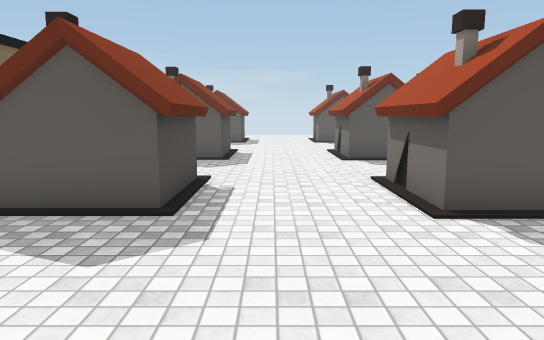
View 1 (above)

24 first-person views from a walk through a scene from a Unity 3-D project. The camera is 1.4 m above the floor, tilts 8° down and sees 70° across. The floor is counted in squares, 1 m on a side. Each view is taken from the middle of a square. On the plan, view 1 faces up. The plan holds only what a view shows up to about 16 squares ahead; the rest is blank. The place goes on beyond the plan. Some surface patterns are stand-ins.

View 2
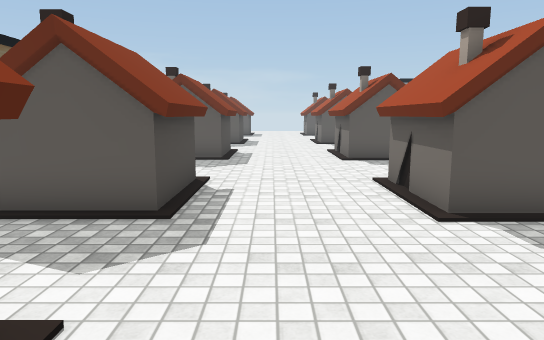

View 3
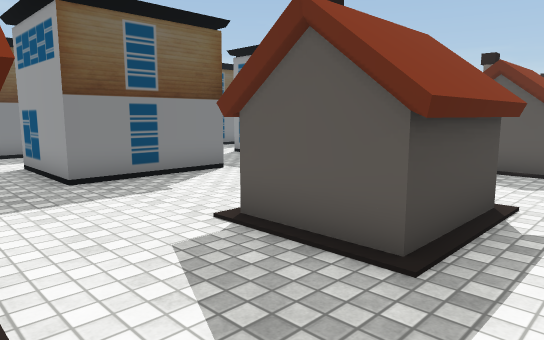

View 4
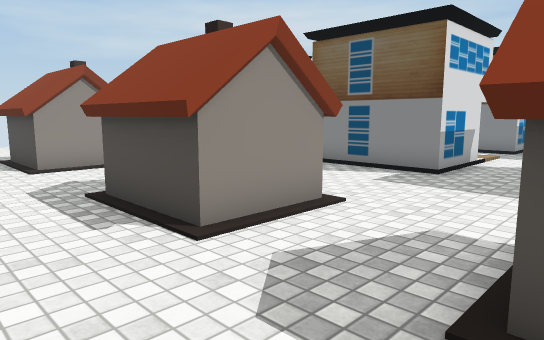

View 5
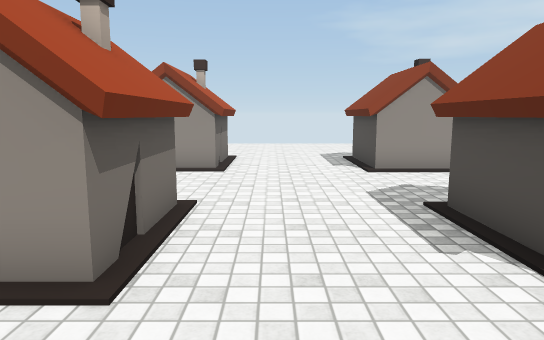

View 6
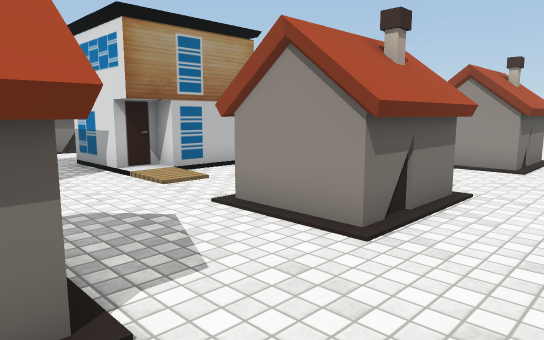

View 7
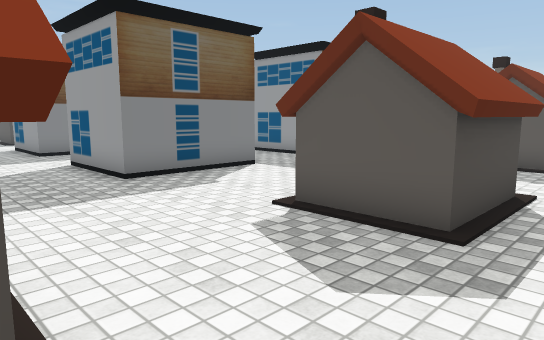

View 8
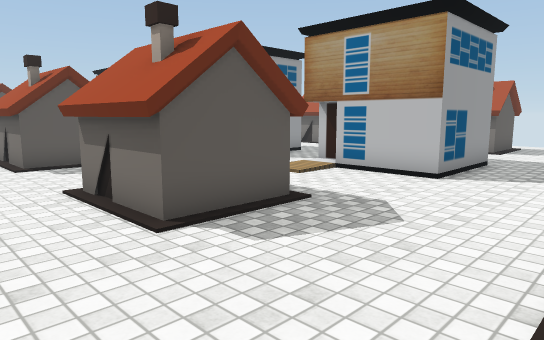

View 9
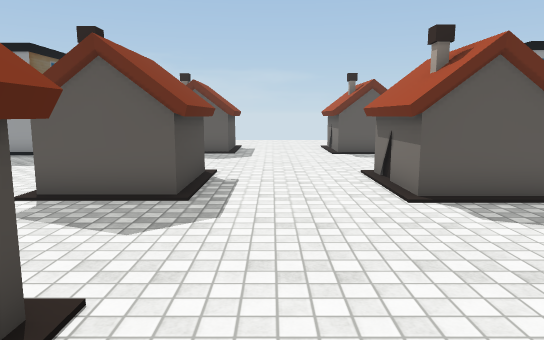

View 10
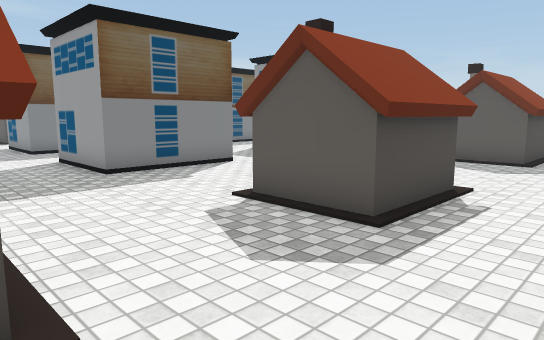

View 11
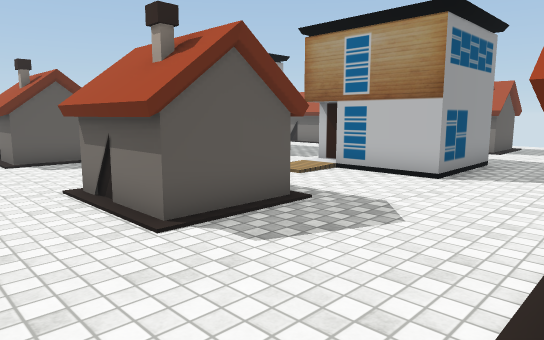

View 12
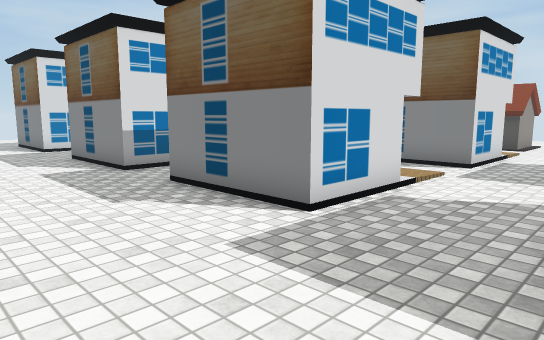

View 13
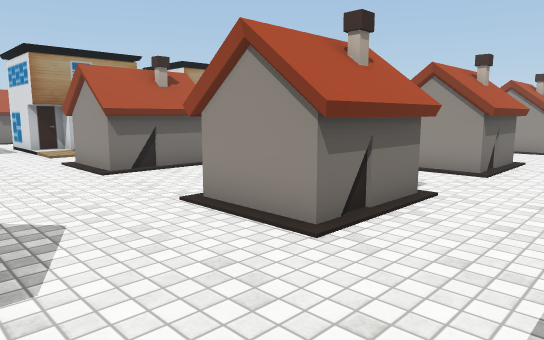

View 14
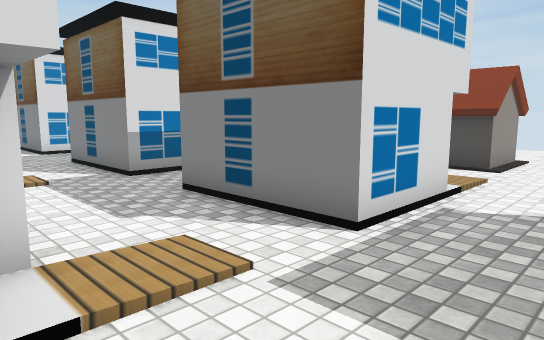

View 15
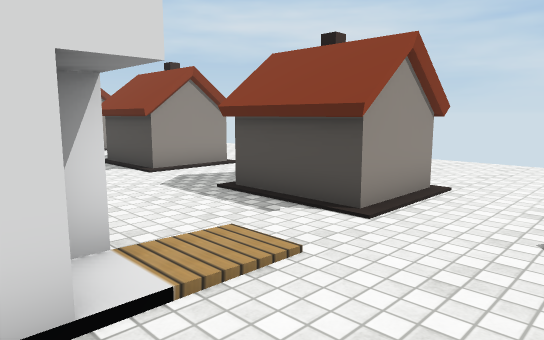

View 16
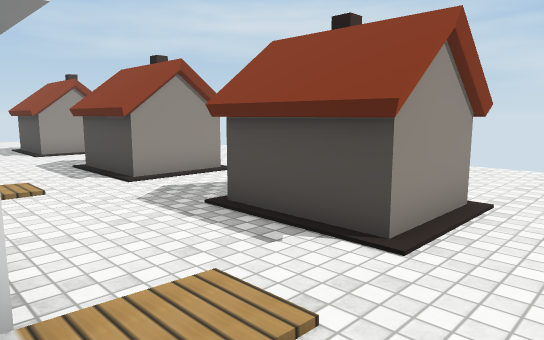

View 17
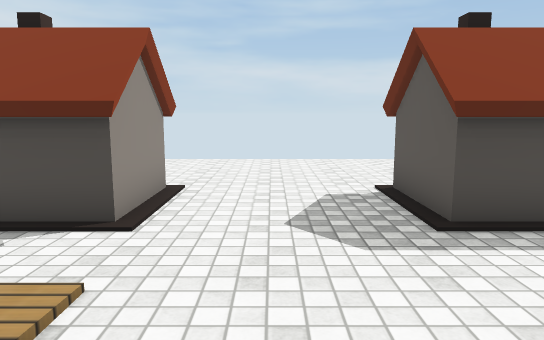

View 18
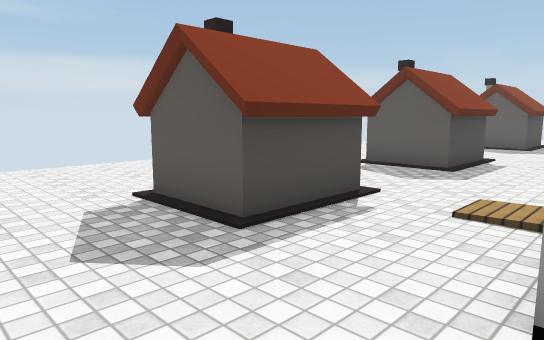

View 19
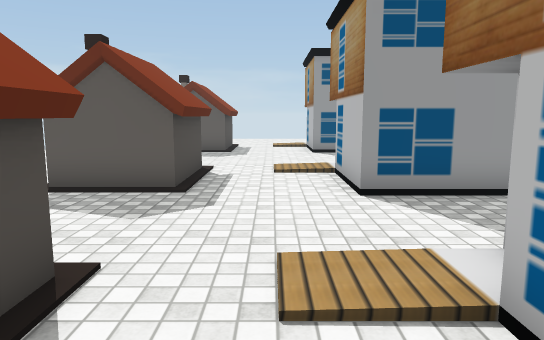

View 20
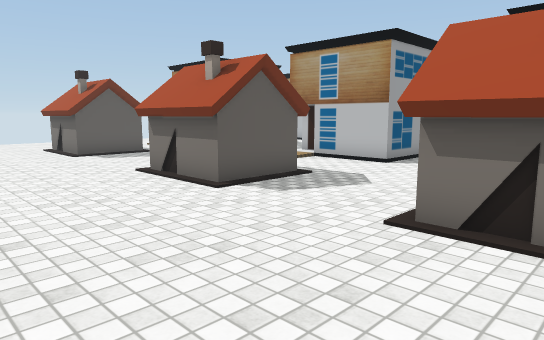

View 21
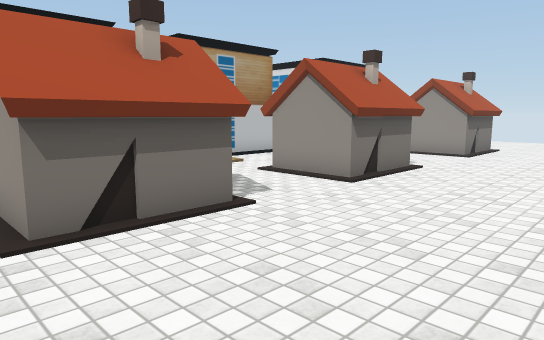

View 22
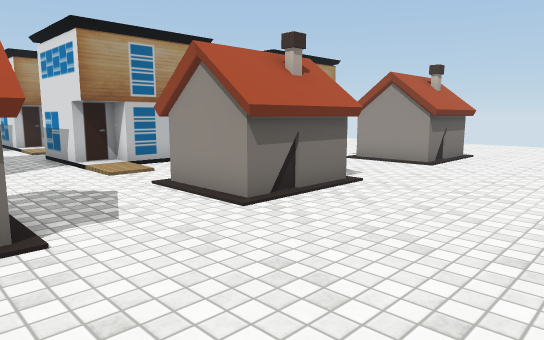

View 23
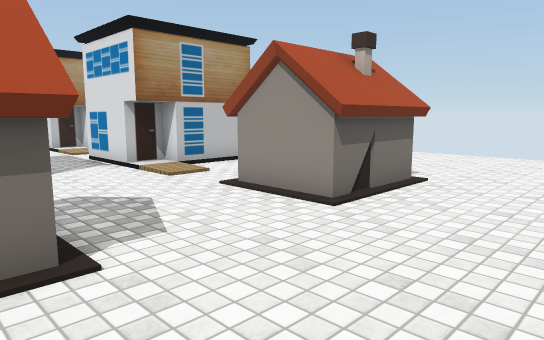

View 24
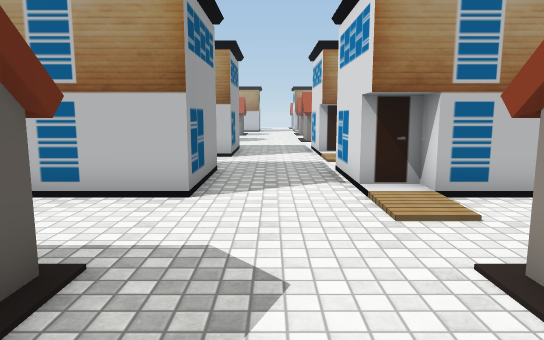

### Floor plan
Key: @ floor where view 1 was taken; . floor; H house; O other object.
Columns run from 29 left of view 1 to 11 right of it. Each row starts with its distance up from view 1.
 20    ..HHH...OOOO     OO   H......H.H   OOO
 19   ..........        ..    ........
 18   ..........       ....   .......
 17   ..........       ....    ......
 16   ........          ....   ......     ..
 15   ...HHH.. O         O... HHH..HHH    O
 14  ....HHH...O         O... HHH..HHH ...O
 13  ....HHH...O  O      O...HHHH..HHHH...O
 12  ....HHH...OOOO..OOOOO..........H.H...OOO
 11  ........................................
 10  ............    ........................
  9 ............O       ....................
  8 .....HHH...O         O..  HHH..HHH    O
  7 .....HHH...O         O... HHH..HHH ...O
  6 .....HHH...   O      O...HHHH..HHHH...O
  5 .....HHH...OOOO..OOOOO..........H.H...OOO
  4 .........................................
  3 .........................................
  2 .........................................
  1 .....HHH...OOOO..OOOOO...HHHH..HHHH...OOO
  0 .....HHH...O  O..O   O...HHHH@.HHH    O
 -1 .....HHH...O  O..    O...HHHH..HHH    O
 -2  ....HHH...O  O..OOOOO...H.H...HHH    O
 -3  .....................................O
 -4  ........................................
 -5  ....HHH...OOOO..OOOOO...HHHH..HHHH...OOO
 -6  ....HHH...O  O..OO  O...HHHH..HHH ...O
 -7  ....HHH...O  O..    O...HHHH..HHH  ..O
 -8  ....HHH...OOOO..OOOOO...HHHH..HH    .O
 -9  ......................  ........     O
-10  ......................  ........
-11   .....................  .........
-12   ...HHH...OOOO..OOOOO.  HHHH..HHH
-13   ...HHH...O  O  OO  O.  HHHH..HHH
-14   ...HHH...O  O      O   HHHH..HHH

Where each view was taken, in squares from view 1:
view 1: 0 up, 0 right, facing up
view 2: 7 down, 0 right, facing up
view 3: 5 down, 0 right, facing up-left
view 4: 1 down, 1 right, facing down-left
view 5: 2 down, 1 right, facing down
view 6: 1 down, 0 right, facing down-right
view 7: 1 up, 0 right, facing up-left
view 8: 1 up, 0 right, facing up-right
view 9: 6 up, 0 right, facing up
view 10: 8 up, 1 right, facing up-left
view 11: 8 up, 0 right, facing up-right
view 12: 5 up, 4 left, facing down-left
view 13: 5 up, 7 left, facing down-right
view 14: 4 up, 11 left, facing down-left
view 15: 4 up, 17 left, facing down-left
view 16: 3 up, 18 left, facing down-left
view 17: 3 up, 17 left, facing left
view 18: 2 up, 18 left, facing up-left
view 19: 5 up, 20 left, facing up
view 20: 6 up, 29 left, facing up-right
view 21: 2 up, 29 left, facing down-right
view 22: 1 down, 29 left, facing down-right
view 23: 7 down, 28 left, facing down-right
view 24: 10 down, 25 left, facing right
